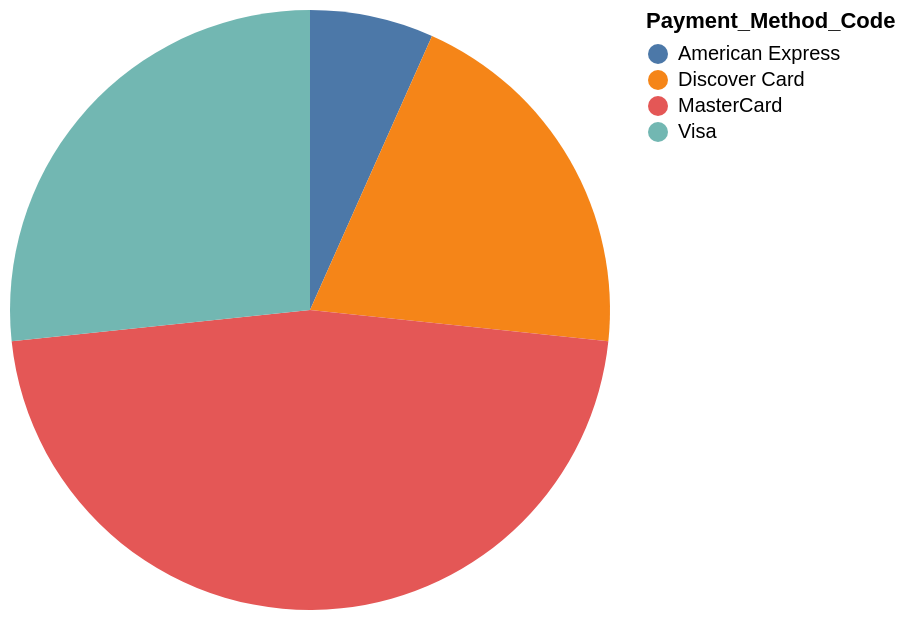

Write the Vega-Lite specification saved for this chart.
### Vega-Lite specification from a JSON file in a GitHub repository (floating-point values rounded to 4 significant figures)
{"data": {"values": [{"x_data": "American Express", "y_data": 1}, {"x_data": "Discover Card", "y_data": 3}, {"x_data": "MasterCard", "y_data": 7}, {"x_data": "Visa", "y_data": 4}]}, "mark": "arc", "encoding": {"theta": {"field": "y_data", "type": "quantitative", "title": "COUNT(Payment_Method_Code)"}, "color": {"field": "x_data", "type": "nominal", "title": "Payment_Method_Code"}}}
